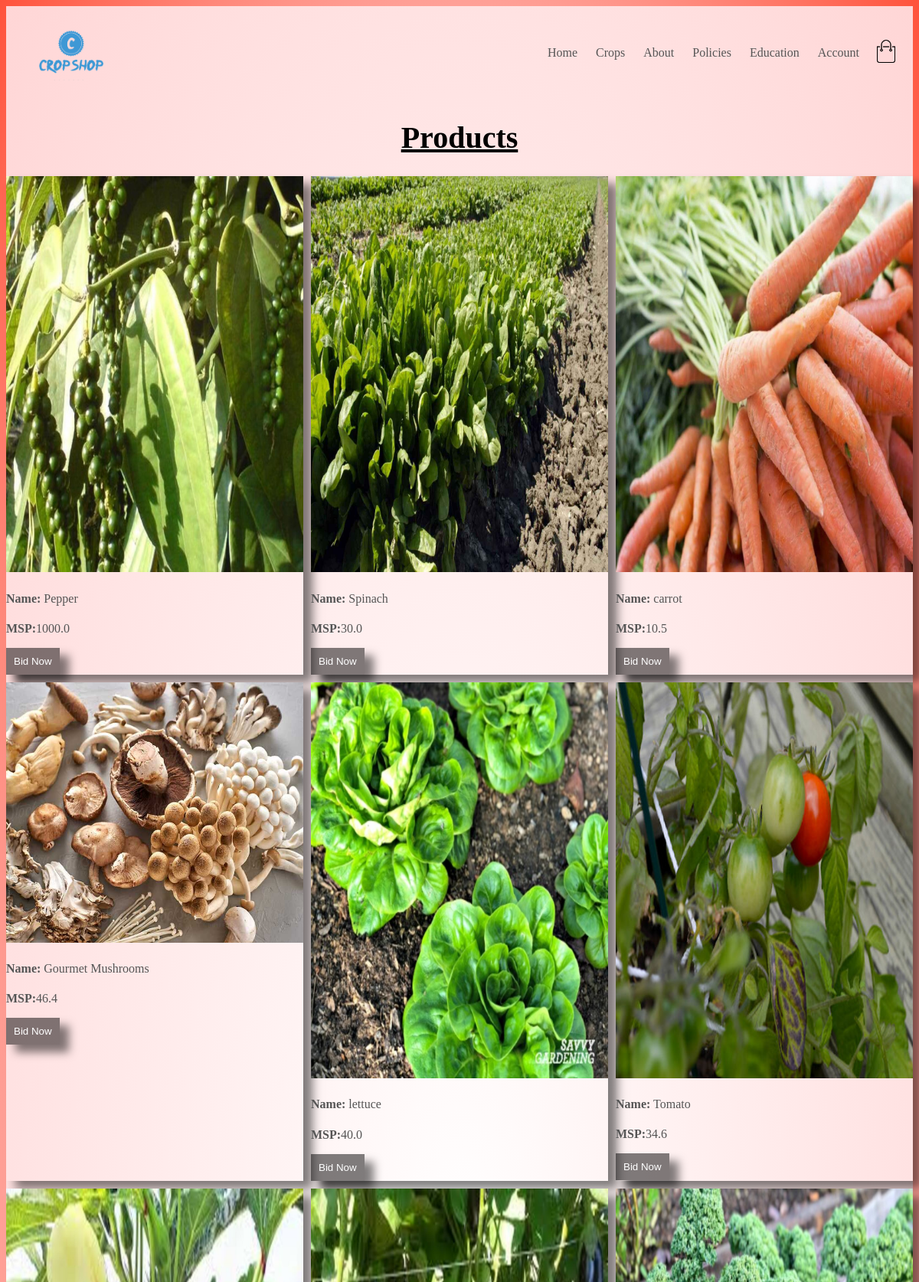
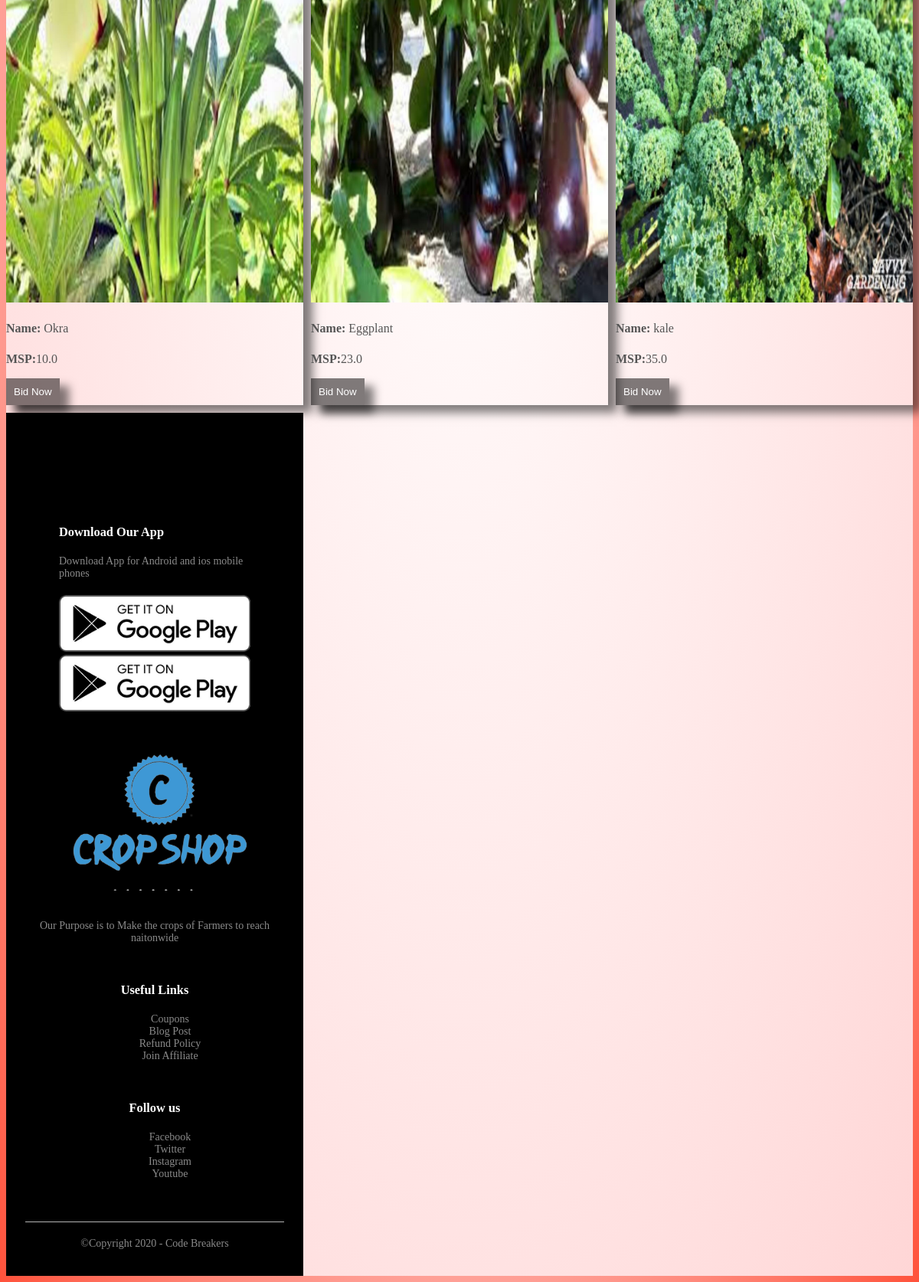
/crops/ (signed in), run on the app's committed database (2 pictures, top to bottom).
### crops/models.py (models this page shows)
class Crop(models.Model):
    name = models.CharField(max_length=100)
    msp = models.FloatField()
    stock = models.IntegerField()
    location = models.CharField(max_length=255)
    image = models.ImageField()
    description = models.CharField(null=True , max_length=500)

### crops/views.py (the view)
# urls.py: path('crops/', views.crops_view),
@login_required(login_url='login')
def crops_view(request):
    crops = list(Crop.objects.all())
    rcrops = random.sample(crops,9)
    context = {'rcrops':rcrops}
    return render(request, 'crops.html', context)

### crops/templates/crops.html (shortened to what this page needs)
<!DOCTYPE html>
<html lang="en">
<head>
    {% load static %}
    <link rel="stylesheet" href="{% static 'sstyle.css' %}">
</head>
<body>
    <div class="header">
        <div class="navbar">
            <div class="logo">
                <img src="{% static 'logo-removebg-preview.png' %}" width="125px" alt="">
            </div>
            <nav>
                <ul>
                    <li><a href="/">Home</a></li>
                    <li><a href="/crops/">Crops</a></li>
                    <li><a href="">About</a></li>
                    <li><a href="/policies/">Policies</a></li>
                    <li><a href="/learning/">Education</a></li>
                    <li><a href="">Account</a></li>
                </ul>
            </nav>
            <a href="/cart/"><img src="{% static 'cart.png' %}" width="30px" height="30px"></a>
        </div>
    <h1 id="our"><u>Products</u></h1>
    <div id="info">
{% for crop in rcrops %}
<div class="img">
    <img src="{{ crop.image.url }}">
    <div class="img-desc">
        <h4><b>Name:</b> {{ crop.name }}</h4>
        <p><b>MSP:</b>{{ crop.msp }}</p>
        <button>Bid Now</button>
    </div>
</div>
{% endfor %}
<div class="footer">
    <div class="container">
        <div class="row">
            <div class="footer-col-1">
                <h3>Download Our App</h3>
                <p>Download App for Android and ios mobile phones</p>
                <div class="app-logo">
                    <img src="{% static 'play-store.png' %}">
                    <img src="{% static 'play-store.png' %}">
                </div>
            </div>
            <div class="footer-col-2">
                <img src="{% static 'logo-removebg-preview.png' %}" alt="">
                <p>Our Purpose is to Make the crops of Farmers to reach naitonwide</p>
            </div>
            <div class="footer-col-3">
                <h3>Useful Links</h3>
                <ul>
                    <li>Coupons</li>
                    <li>Blog Post</li>
                    <li>Refund Policy</li>
                    <li>Join Affiliate</li>
                </ul>
            </div>
            <div class="footer-col-4">
                <h3>Follow us</h3>
                <ul>
                    <li>Facebook</li>
                    <li>Twitter</li>
                    <li>Instagram</li>
                    <li>Youtube</li>
                </ul>
            </div>
        </div>
        <hr>
        <p class="copyright">©Copyright 2020 - Code Breakers</p>
    </div>
</div>
</body>
</html>

### crops/static/sstyle.css (style rules this page uses)
body { background-color: #333; background: radial-gradient(#fff,#ffd6d6,#ff523b) ;; font-family: cursive; }
#our { text-align: center; font-size: 40px; }
#info { display: grid; grid-template-columns: repeat(auto-fit,minmax(300px,1fr)); grid-column-gap: 10px; grid-row-gap: 10px; }
#info img { width: 100%; }
.img { box-sizing: border-box; box-shadow: 12px 10px 12px rgba(0, 0, 0, 0.5); }
button { padding: 10px; background: rgba(0, 0, 0, 0.5); color: #fff; border: none; box-shadow: 12px 10px 12px rgba(0, 0, 0, 0.5); }
.navbar { display: flex; align-items: center; padding: 20px; }
nav { flex: 1; text-align: right; }
nav ul { display: inline-block; list-style-type: none; }
nav ul li { display: inline-block; margin-right: 20px; }
a { text-decoration: none; color: #555555; }
p { color: #555555; }
.container { max-width: 1300px; margin: auto; padding-left: 25px; padding-right: 25px; }
.row { display: flex; align-items: center; flex-wrap: wrap; justify-content: space-around; }
.header { background: radial-gradient(#fff,#ffd6d6) ; }
.header .row { margin-top: 70px ; }
h4 { color: #555; font-weight: normal; }
.footer { background: #000; color: #8a8a8a; font-size: 14px; padding:60px 0 20px; }
.footer p { color: #8a8a8a; }
.footer h3 { color: #fff; margin-bottom: 20px; }
.footer-col-1, .footer-col-2,.footer-col-3,.footer-col-4 { min-width: 250px; margin-bottom: 20px; }
.footer-col-1 { flex-basis: 30%; }
.footer-col-2 { flex:1; text-align: center; }
.footer-col-2 img { width: 180px; margin-bottom: 20px; }
.footer-col-3,.footer-col-4 { flex-basis: 12%; text-align: center; }
ul { list-style-type: none; }
.app-logo { margin-top: 20px; }
.app-logo img { width: 140px; }
.footer hr { border:none; background: #b5b5b5; height: 1px; margin: 20px 0; }
.copyright { text-align: center; }

### data on the page
Crop: image (picture), name "Pepper", msp "1000.0"
Crop: image (picture), name "Spinach", msp "30.0"
Crop: image (picture), name "carrot", msp "10.5"
Crop: image (picture), name "Gourmet Mushrooms", msp "46.4"
Crop: image (picture), name "lettuce", msp "40.0"
Crop: image (picture), name "Tomato", msp "34.6"
Crop: image (picture), name "Okra", msp "10.0"
Crop: image (picture), name "Eggplant", msp "23.0"
Crop: image (picture), name "kale", msp "35.0"
